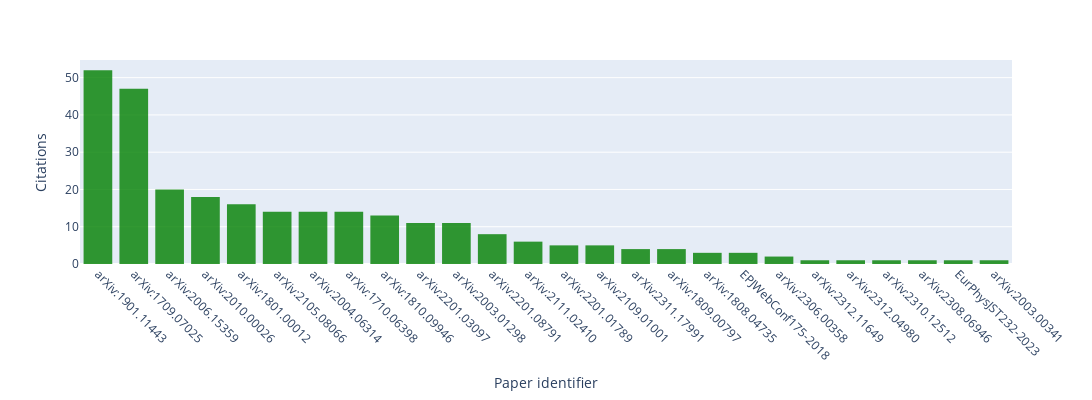

The notebook cell this image was saved under:
### Code cell
fig = px.histogram(df, x="Reference", y="Citations",
                   opacity=0.8, width=1200, height=400,
                   color_discrete_sequence=['green'],) 
fig.update_layout(yaxis_title="Citations") 
fig.update_layout(xaxis_title="Paper identifier") 
fig.update_xaxes(tickangle=45) 
fig.update_layout(barmode='stack', xaxis={'categoryorder':'total descending'})
fig.show()
pio.write_image(fig, 'cit.pdf')
# https://plotly.com/python/discrete-color/

### Figure 1 — Plotly figure (JSON) as saved in the notebook; plotly's stock layout.template omitted (floating-point values rounded to 4 significant figures)
{"data": [{"alignmentgroup": "True", "bingroup": "x", "histfunc": "sum", "hovertemplate": "Reference=%{x}<br>sum of Citations=%{y}<extra></extra>", "legendgroup": "", "marker": {"color": "green", "opacity": 0.8, "pattern": {"shape": ""}}, "name": "", "offsetgroup": "", "orientation": "v", "showlegend": false, "type": "histogram", "x": ["arXiv:2312.11649", "arXiv:2312.04980", "arXiv:2311.17991", "arXiv:2310.12512", "arXiv:2308.06946", "arXiv:2306.00358", "arXiv:2301.09679", "arXiv:2201.08791", "arXiv:2201.03097", "arXiv:2201.01789", "EurPhysJST232-2023", "arXiv:2111.02410", "arXiv:2109.01001", "arXiv:2105.08066", "arXiv:2010.00026", "arXiv:2006.15359", "arXiv:2004.06314", "arXiv:2003.00341", "arXiv:2003.01298", "arXiv:1901.11443", "arXiv:1810.09946", "arXiv:1809.00797", "arXiv:1808.04735", "EPJWebConf175-2018", "arXiv:1801.00012", "arXiv:1710.06398", "arXiv:1709.07025"], "xaxis": "x", "y": [1, 1, 4, 1, 1, 2, 0, 8, 11, 5, 1, 6, 5, 14, 18, 20, 14, 1, 11, 52, 13, 4, 3, 3, 16, 14, 47], "yaxis": "y"}], "layout": {"barmode": "stack", "height": 400, "legend": {"tracegroupgap": 0}, "margin": {"t": 60}, "width": 1200, "xaxis": {"anchor": "y", "categoryorder": "total descending", "domain": [0, 1], "tickangle": 45, "title": {"text": "Paper identifier"}}, "yaxis": {"anchor": "x", "domain": [0, 1], "title": {"text": "Citations"}}}}
